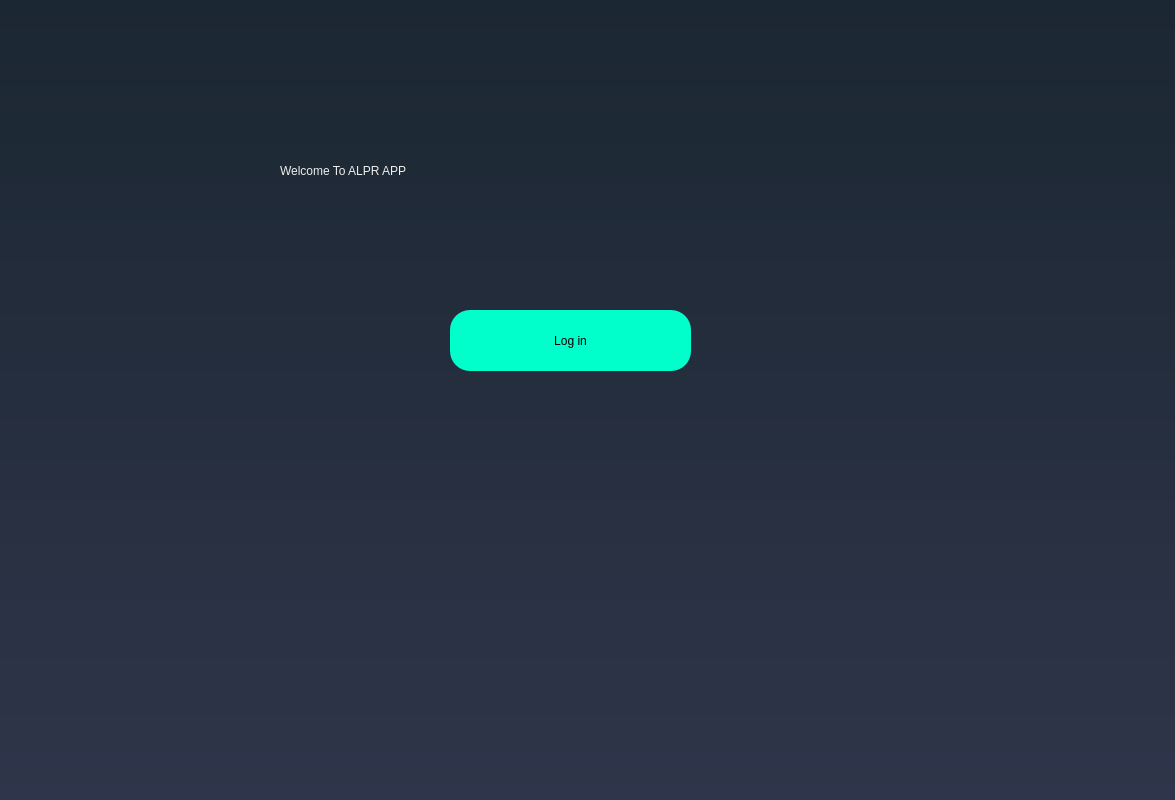
<?xml version="1.0" encoding="UTF-8"?>
<ui version="4.0">
 <class>Dialog</class>
 <widget class="QDialog" name="Dialog">
  <property name="geometry">
   <rect>
    <x>0</x>
    <y>0</y>
    <width>1175</width>
    <height>800</height>
   </rect>
  </property>
  <property name="windowTitle">
   <string>Dialog</string>
  </property>
  <widget class="QWidget" name="widget" native="true">
   <property name="geometry">
    <rect>
     <x>0</x>
     <y>0</y>
     <width>1210</width>
     <height>800</height>
    </rect>
   </property>
   <property name="styleSheet">
    <string notr="true">QWidget#widget{
background-color: qlineargradient(spread:repeat, x1:1, y1:0, x2:1, y2:1, stop:0 rgba(27, 39, 50, 255),stop:1 rgba(47, 53, 74, 255));
	color: #000000;
background-repeat: no-repeat; 
background-position: center;}</string>
   </property>
   <widget class="QLabel" name="label">
    <property name="geometry">
     <rect>
      <x>280</x>
      <y>110</y>
      <width>581</width>
      <height>121</height>
     </rect>
    </property>
    <property name="styleSheet">
     <string notr="true">font: 75 39pt &quot;URW Bookman L&quot;;
color:rgb(238, 238, 236)
</string>
    </property>
    <property name="text">
     <string>Welcome To ALPR APP</string>
    </property>
   </widget>
   <widget class="QPushButton" name="login">
    <property name="geometry">
     <rect>
      <x>450</x>
      <y>310</y>
      <width>241</width>
      <height>61</height>
     </rect>
    </property>
    <property name="styleSheet">
     <string notr="true">border-radius:20px;
color: rgb(0, 0, 0);
background-color: rgb(0, 255, 203);
font: 75 25pt &quot;URW Bookman L&quot;;
</string>
    </property>
    <property name="text">
     <string>Log in</string>
    </property>
   </widget>
  </widget>
 </widget>
 <resources/>
 <connections/>
</ui>
